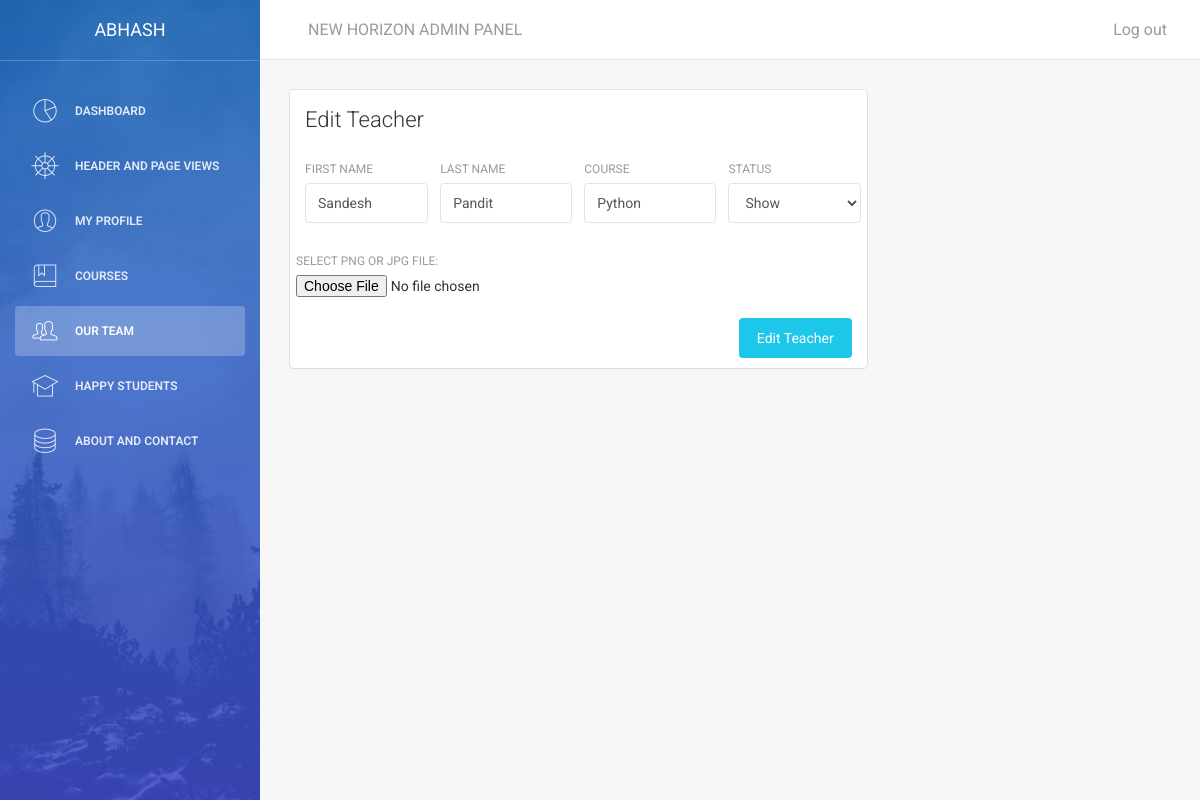
Screenshot of /admin/main.php?id=team&t=tedit&tid=2 (signed in) with the database file from the repository.
### tables this page shows
CREATE TABLE `teacherdetails` (
  `tid` int(250) NOT NULL,
  `tfname` varchar(250) NOT NULL,
  `tlname` varchar(250) NOT NULL,
  `tcourse` varchar(250) NOT NULL,
  `timagepath` varchar(250) NOT NULL,
  `timage` varchar(250) NOT NULL,
  `created` int(250) NOT NULL,
  `edited` int(250) NOT NULL,
  `status` tinyint(2) NOT NULL
);

### admin/class/aptech.dbConnect.php (called while the page is built, shortened)
<?php
class dbConnect
{
  public function __construct()
   {
     $this->db=new mysqli(DB_SERVER,DB_USER,DB_PASSWORD,DB_DATABASE);
   }
}
?>

### admin/class/class.team.php (the view, shortened to what this page needs)
<?php
include_once('aptech.dbConnect.php');
class team extends dbConnect
{
  public function editteam($id)
  {
    $sqledit="SELECT * FROM `teacherdetails` WHERE `tid`= $id";
    $result=mysqli_query($this->db,$sqledit);
    while($row=mysqli_fetch_array($result))
    {
      $status=$row['status'];
      if($status==1)
      {
        $a=1;
        @$b="Show";
        $c=0;
        @$d="Dont Show";
      }
      else {
        $a=0;
        @$b="Dont Show";
        $c=1;
        @$d="Show";
      }
      echo'
      <div class="content">
      <div class="container-fluid">
      <div class="row">
      <div class="col-md-8">
      <div class="card">
      <div class="header">
      <h4 class="title">Edit Teacher</h4>
      </div>
      <div class="content">
      <form method="post" action="main.php?id=team&t=team" enctype="multipart/form-data">
      <input type="hidden" value='.$row['tid'].' name="tid">
      <div class="row">
      <div class="col-md-3">
      <div class="form-group">
      <label>First Name</label>
      <input type="text" class="form-control"  value='.$row['tfname'].' name="tfname">
      </div>
      </div>
      <div class="col-md-3">
      <div class="form-group">
      <label>Last Name</label>
      <input type="text" class="form-control" value='.$row['tlname'].'  name="tlname">
      </div>
      </div>
      <div class="col-md-3">
      <div class="form-group">
      <label>Course</label>
      <input type="text" class="form-control" value='.$row['tcourse'].' name="tcourse">
      </div>
      </div>
      <div class="col-md-3">
      <div class="form-group">
      <label>Status</label>
      <select class="form-control" id="sel1" name="status">
      <option value="'.$a.'">'.$b.'</option>
      <option value="'.$c.'">'.$d.'</option>
      </select>
      </div>
      </div>
      <div class="col-md-4">
      <div class="form-group">
      <label>  Select png or jpg file:</label>
      <input type="file" name="fileToUpload" id="fileToUpload">
      </div>
      </div>
      </div>
      <button type="submit" value="Upload Image" name="submit" class="btn btn-info btn-fill pull-right">Edit Teacher</button>
      <div class="clearfix"></div>
      </form>
      </div>
      </div>
      </div>
      </div>
      </div>
      </div>';
    }
  }
}
?>

### admin/assets/css/demo.css (style rules this page uses)
.title { margin-top: 30px; margin-bottom: 25px; min-height: 32px; }

### rows the page displays
teacherdetails: tfname "Sandesh", tlname "Pandit", tcourse "Python", status "Show"

### other values shown
$_SESSION['uname'] "ABHASH"
